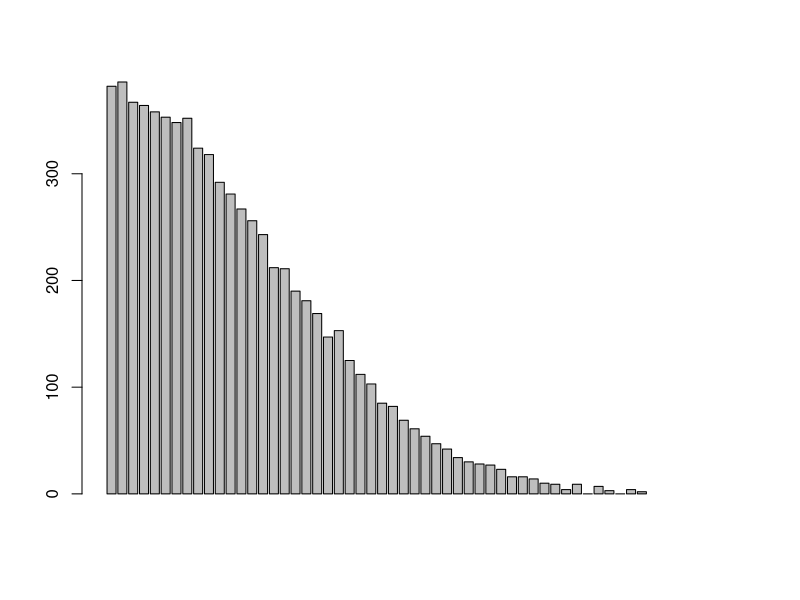

The R script that drew this image:
f<-function(x)
{
	return (exp(-x*x/2)*(2/pi)^(1/2));
}
g<-function(x)
{
	return (exp(-x));
}
h<-function(x)
{
	return (-log(1-x))
}
c<-1.4;
m<-2^13;
a<-113;
b<-83;
x<-4;
y<-91;
freq<-array(0,50);
for(i in 1:10000)
{
	x<-(a*x+b)%%m;
	u<-as.double(x)/m;
	y<-(a*y+b+80)%%m;
	v<-as.double(y)/m;
	Y<-h(v);
	if(c*g(Y)*u<=f(Y))
		freq[Y*15+1]<-freq[Y*15+1]+1;
}
png("plot2.png")
barplot(freq);
dev.off()
